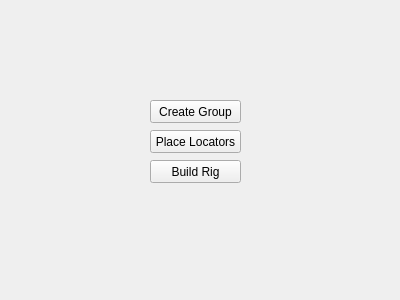
<?xml version="1.0" encoding="UTF-8"?>
<ui version="4.0">
 <class>Form</class>
 <widget class="QWidget" name="Form">
  <property name="geometry">
   <rect>
    <x>0</x>
    <y>0</y>
    <width>400</width>
    <height>300</height>
   </rect>
  </property>
  <property name="windowTitle">
   <string>Form</string>
  </property>
  <widget class="QPushButton" name="pushButton">
   <property name="geometry">
    <rect>
     <x>150</x>
     <y>100</y>
     <width>91</width>
     <height>23</height>
    </rect>
   </property>
   <property name="text">
    <string>Create Group</string>
   </property>
  </widget>
  <widget class="QPushButton" name="pushButton_2">
   <property name="geometry">
    <rect>
     <x>150</x>
     <y>130</y>
     <width>91</width>
     <height>23</height>
    </rect>
   </property>
   <property name="text">
    <string>Place Locators</string>
   </property>
  </widget>
  <widget class="QPushButton" name="pushButton_3">
   <property name="geometry">
    <rect>
     <x>150</x>
     <y>160</y>
     <width>91</width>
     <height>23</height>
    </rect>
   </property>
   <property name="text">
    <string>Build Rig</string>
   </property>
  </widget>
 </widget>
 <resources/>
 <connections/>
</ui>
